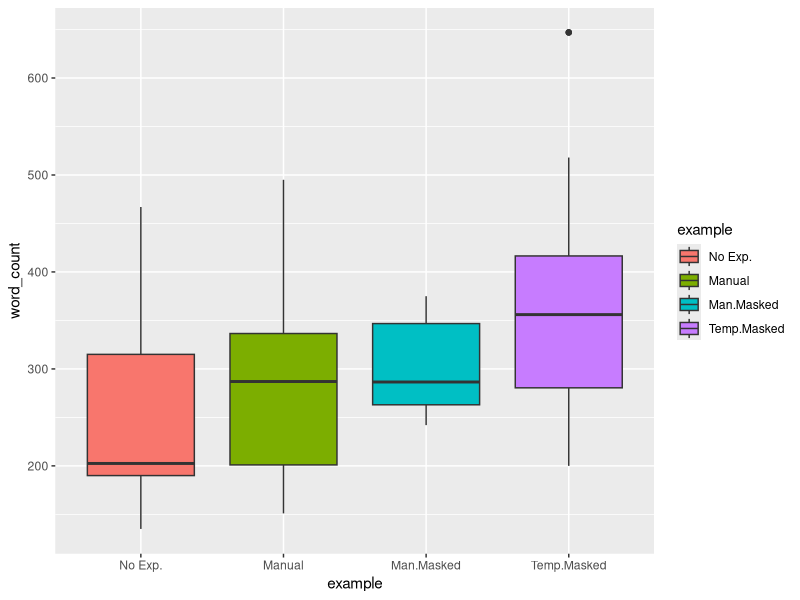
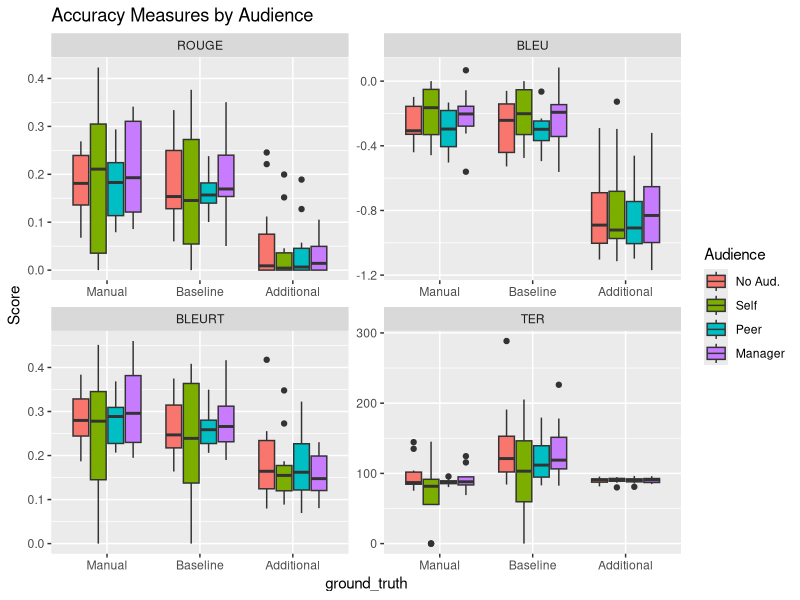
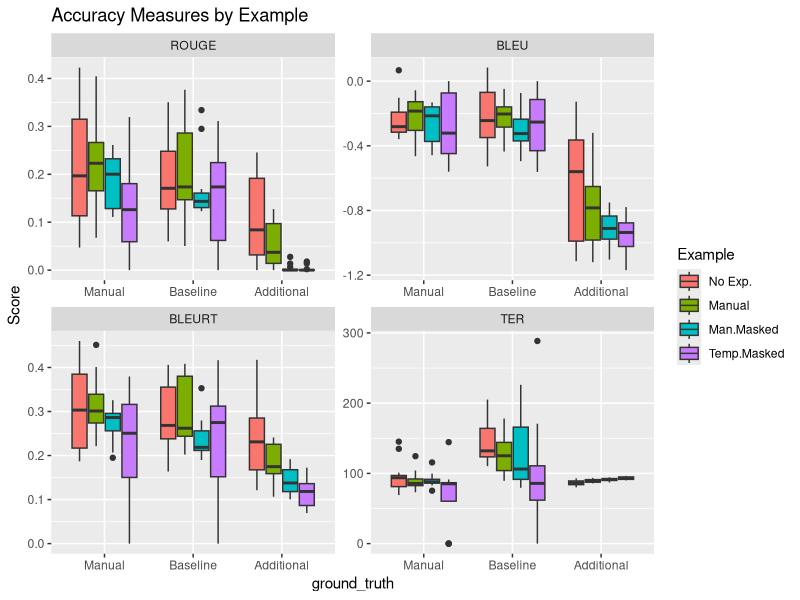
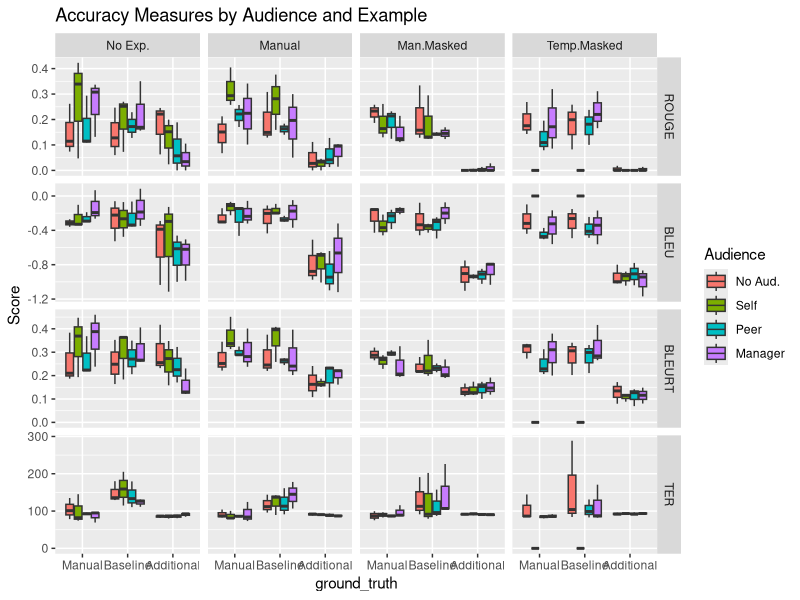
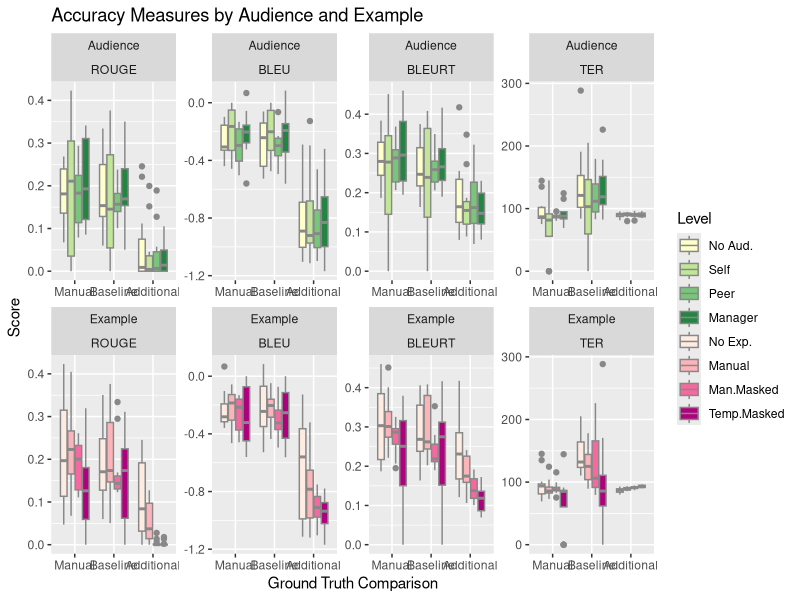
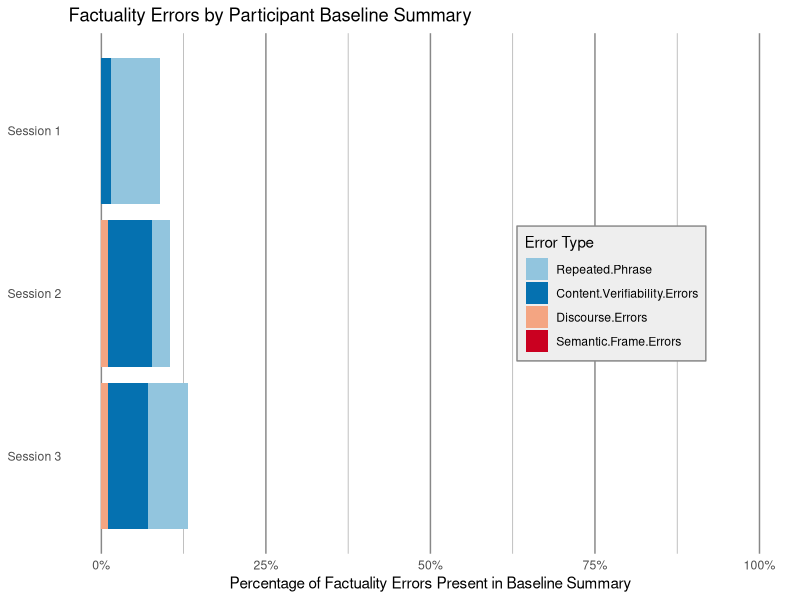
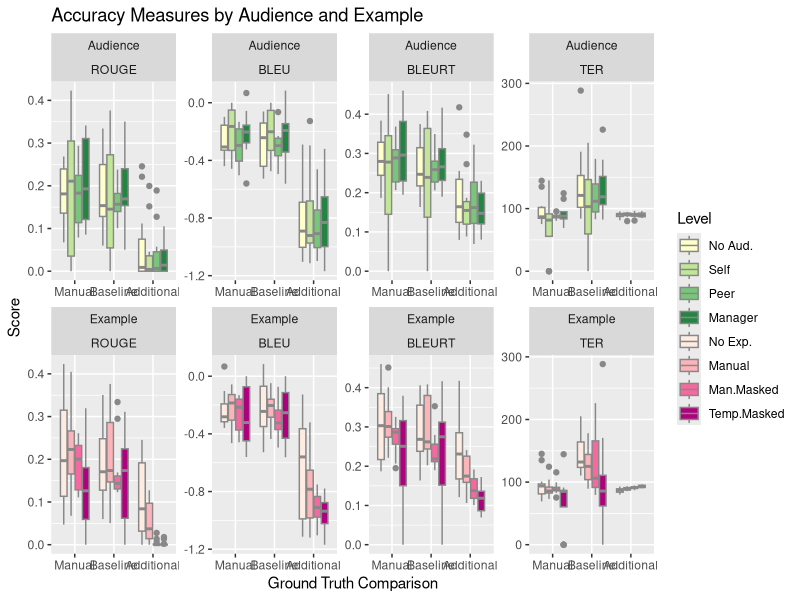
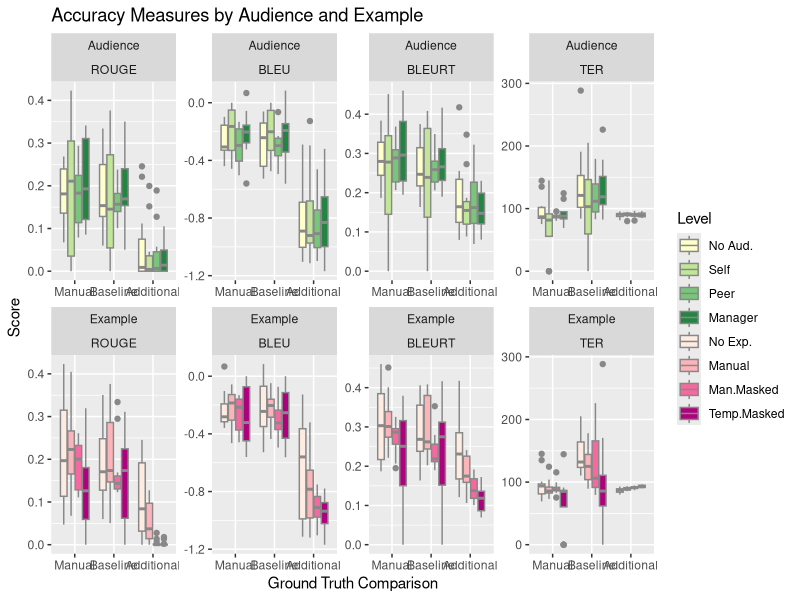

Source code (R) for these figures, in order:
# Load required packages
library(ggplot2)
library(dplyr)
library(tidyr)

# Read the CSV file
data <- read.csv("data/data.csv")
# Set Data columns as factors and levels
data$audience <- factor(data$audience)
data$example <- factor(data$example)
data$person <- factor(data$person)
data$ground_truth <- factor(data$ground_truth)

levels(data$audience) <- c("No Aud.", "Self", "Peer", "Manager")
levels(data$example) <- c("No Exp.", "Manual", "Man.Masked", "Temp.Masked")
levels(data$person) <- c("P1","P2","P3")
levels(data$ground_truth) <- c("Manual", "Baseline", "Additional")


folder = "figs/v6/"
personFilter = 1


#Groups the metrics into a single column
# data %>%
#   gather(key = "metric", value = "value", word_count, rouge, bleu, bleurt, ter)

data %>%
  # filter(person == personFilter) %>% # & entity_type == "TOTAL") %>%
  # summary()
  ggplot( aes(x = example, y = word_count, fill = example)) +
  geom_boxplot()
# facet_wrap(~audience, scales = "fixed")
# labs(title = paste0("Entities by Audience for Paricipant",personFilter), x = "Audience", y = "Counts Over Summary Length")




#Show all accuracy measures in one graph
gatheredMetrics <- data %>%
  gather(key = "metric", value = "Score", rouge, bleu, bleurt, ter) %>%
  mutate(Audience = audience) %>%
  select(-audience) %>%
  mutate(Example = example) %>%
  select(-example) %>%
  select(-word_count, -character_count)

gatheredMetrics$metric <- factor(gatheredMetrics$metric)
levels(gatheredMetrics$metric) <- c("ROUGE", "BLEU", "BLEURT", "TER")

gatheredMetrics %>%
  ggplot(aes(x = ground_truth, y = Score, fill = Audience)) + 
  geom_boxplot() +
  facet_wrap(~metric, scales = "free") + 
  labs(title = "Accuracy Measures by Audience")

gatheredMetrics %>%
  ggplot(aes(x = ground_truth, y = Score, fill = Example)) + 
  geom_boxplot() +
  facet_wrap(~metric, scales = "free") + 
  labs(title = "Accuracy Measures by Example")


gatheredMetrics %>%
  ggplot(aes(x = ground_truth, y = Score, fill = Audience)) + 
  geom_boxplot() +
  facet_grid(metric ~ Example, scales = "free") + 
  labs(title = "Accuracy Measures by Audience and Example")

# Put both Accuracy and Example in the same figure
gatheredMetrics2 <- gatheredMetrics%>%
  gather(key = "key_factor", value = "Level", Audience, Example )
# Reorder the levels of the 'category' factor

levels(gatheredMetrics2$Level) <- c("No Aud.", "Self", "Peer", "Manager", "No Exp.", "Manual", "Man.Masked", "Temp.Masked")
gatheredMetrics2$Level <- factor(gatheredMetrics2$Level, levels = c("No Aud.", "Self", "Peer", "Manager", "No Exp.", "Manual", "Man.Masked", "Temp.Masked"))
gatheredMetrics2 %>%
  ggplot(aes(x = ground_truth, y = Score, fill = Level)) + 
  geom_boxplot(color = "#888888") +
  facet_wrap(key_factor ~ metric, nrow = 2, ncol = 4, scales = "free") + 
  scale_fill_manual(values = c('#ffffcc','#c2e699','#78c679','#238443','#feebe2','#fbb4b9','#f768a1','#ae017e')) +#c('#feebe2','#ffffcc','#fbb4b9','#c2e699','#f768a1','#78c679','#238443','#ae017e'))+
  # scale_fill_manual(values = c("#570047", "#a8194b", "#e55838", "#ffa600","#570047", "#a8194b", "#e55838", "#ffa600"))+
  labs(title = "Accuracy Measures by Audience and Example", x = "Ground Truth Comparison")
ggsave(paste0(folder,"accuracyMeasures.png"), height = 10, width = 22)
ggsave(paste0(folder,"accuracyMeasures.pdf"), height = 10, width = 22)


#Stacked bar chart for Factuality Errors

# Create the data frame
factuality <- data.frame(
  Participant = c("Session 1", "Session 2", "Session 3"),
  "Repeated Phrase" = c(7.39, 2.86, 6.06),
  "Content Verifiability Errors" = c(1.48, 6.67, 6.06),
  "Discourse Errors" = c(0.00, 0.95, 1.01),
  "Semantic Frame Errors" = c(0.00, 0.00, 0.00)
)#, No_Errors = c(91.13, 89.52, 86.87))

factuality$Participant <- factor(factuality$Participant, levels = rev(factuality$Participant))

# Define the desired order of variables
variable_order <- rev(c("Repeated.Phrase", "Content.Verifiability.Errors", "Discourse.Errors", "Semantic.Frame.Errors")) #"No Errors"

# Melt the data frame to long format
data_long <- reshape2::melt(factuality, id.vars = "Participant") %>%
  mutate("Error Type" = variable) %>%
  # Divide all values in the dataframe by 100 to make them a percentatge
  mutate(value = value/100)

# Create the stacked bar charts
ggplot(data_long, aes(x = value, y = Participant, fill = `Error Type`)) +
  geom_bar(stat = "identity") +
  labs(title = "Factuality Errors by Participant Baseline Summary",
       x = "Percentage of Factuality Errors Present in Baseline Summary",
       y = NULL) +
  scale_fill_manual(values = c('#92c5de','#0571b0','#f4a582','#ca0020'))+
  scale_x_continuous(labels = scales::percent_format(value = 1),
                     limits = c(0, 1))+
  theme_minimal()+
  theme(legend.position = c(0.75, 0.5))+
  theme(
    legend.background = element_rect(fill = "#eeeeee", color = "#888888"),
    panel.grid.major.x = element_line(color = "#888888"),
    panel.grid.major.y = element_blank(),
    panel.grid.minor = element_line(color = "#aaaaaa")
  )
ggsave(paste0(folder,"factuality.png"), width = 6, height = 3 )
ggsave(paste0(folder,"factuality.pdf"), width = 6, height = 3 )

